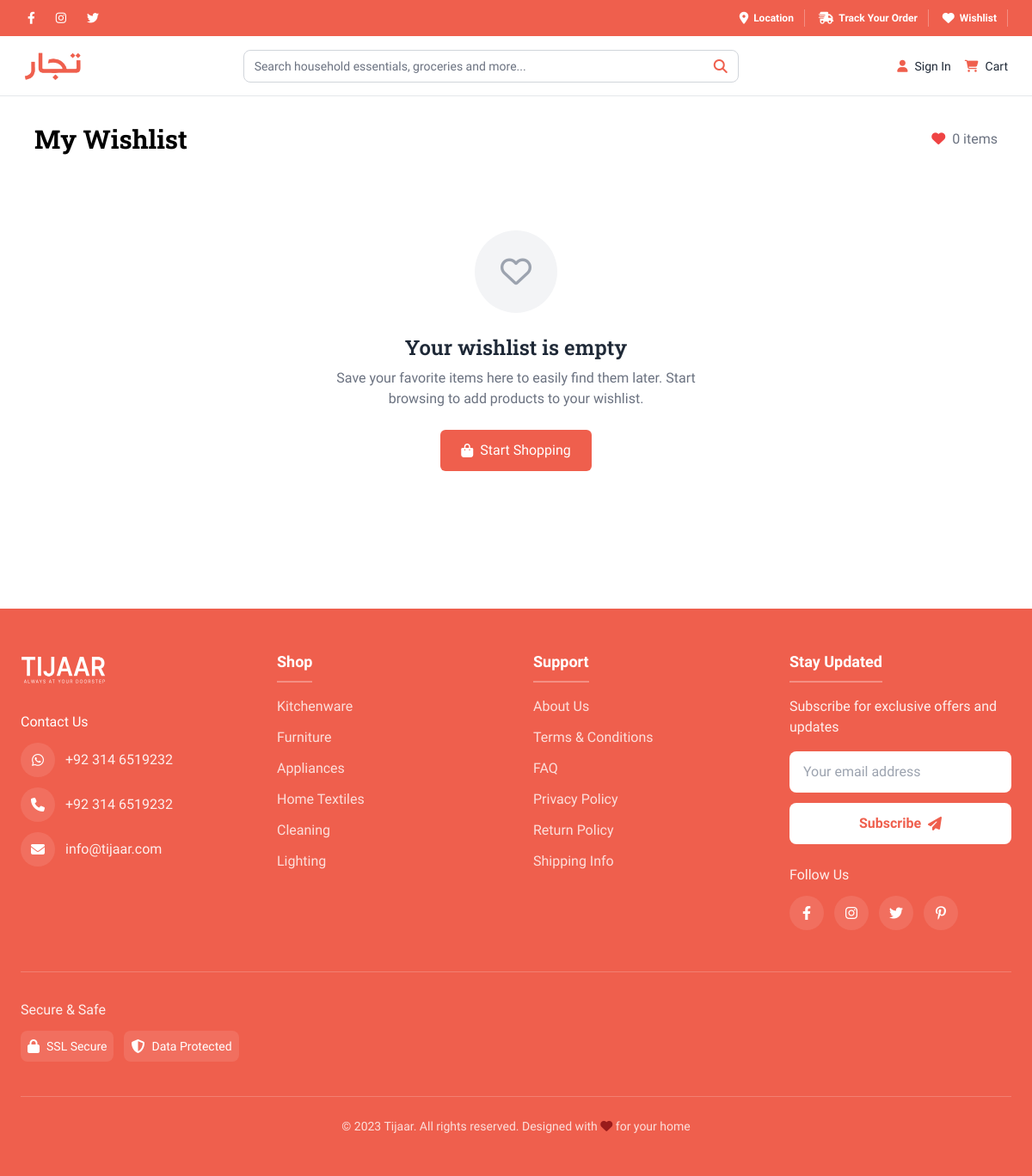
/wishlist/ (signed in), run on an earlier commit of the app's database.
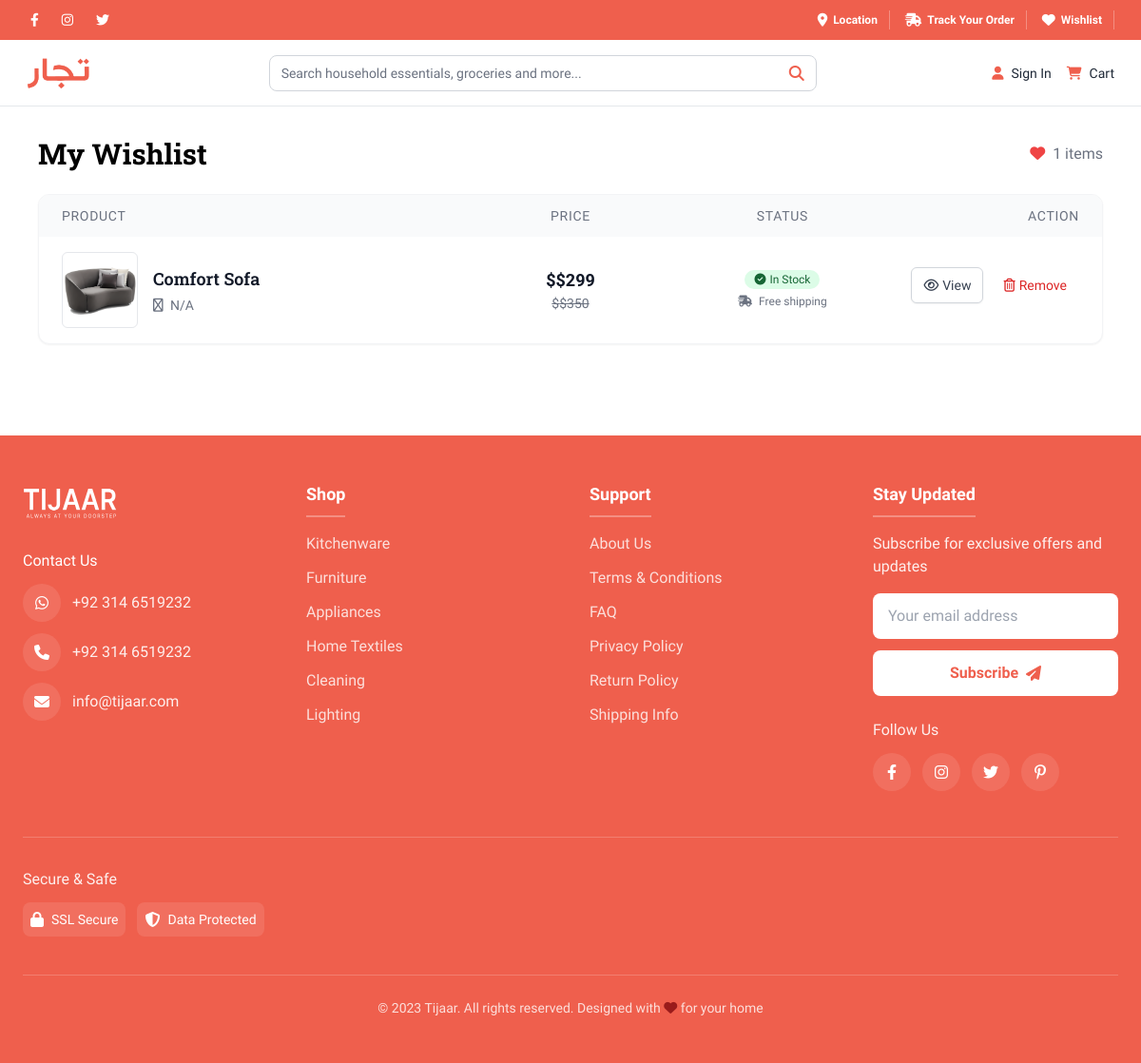
And on a later commit of the database.
### core/models.py (models this page shows, shortened)
class WishItem(models.Model):
    user = models.ForeignKey(User, on_delete=models.CASCADE)
    product = models.ForeignKey(FeaturedProduct, on_delete=models.CASCADE)
    quantity = models.SmallIntegerField(default=1)

class FeaturedProduct(models.Model):
    name = models.CharField(max_length=100)
    image = models.ImageField(upload_to='featured/')
    price = models.CharField(max_length=20)
    old_price = models.CharField(max_length=20, blank=True, null=True)
    discount = models.PositiveIntegerField(blank=True, null=True)
    badge = models.CharField(max_length=20, blank=True, null=True)
    rating = models.PositiveIntegerField(default=0)
    reviews_count = models.PositiveIntegerField(default=0)

### core/views.py (the view)
# urls.py: path('wishlist/', views.wishlist, name='wishlist'),
@login_required(login_url='form')
def wishlist(request):
    wishlist_items = WishItem.objects.filter(user=request.user)
    return render(request, 'wishlist.html', {
        'wishlist_items': wishlist_items,
        'wishlist_count': wishlist_items.count(),
    })

### templates/wishlist.html (shortened to what this page needs)
{% extends 'base.html' %}
{% block body %}
{% load static %}
<section class="max-w-6xl mx-auto px-4 py-8">
    <div class="flex justify-between items-center mb-6">
        <h1 class="text-3xl font-bold">My Wishlist</h1>
        <span class="text-gray-500">
            <i class="fas fa-heart mr-1 text-red-500"></i> {{ wishlist_items|length }} items
        </span>
    </div>
    {% if wishlist_items %}
    <div class="bg-white rounded-xl shadow-sm border border-gray-100 overflow-hidden">
        <div class="hidden md:grid grid-cols-12 bg-gray-50 px-6 py-3 text-sm font-medium text-gray-500 uppercase tracking-wider">
            <div class="col-span-5">Product</div>
            <div class="col-span-2 text-center">Price</div>
            <div class="col-span-3 text-center">Status</div>
            <div class="col-span-2 text-right">Action</div>
        </div>
        {% for item in wishlist_items %}
        <div class="grid grid-cols-1 md:grid-cols-12 px-6 py-4 border-b border-gray-100 last:border-b-0 hover:bg-gray-50 transition-colors">
            <div class="col-span-5 flex items-center">
                <div class="flex-shrink-0 w-16 h-16 md:w-20 md:h-20 rounded-md overflow-hidden border border-gray-200">
                    <img src="{{ item.product.image.url }}" alt="{{ item.product.name }}"
                         class="w-full h-full object-cover">
                </div>
                <div class="ml-4">
                    <h3 class="text-lg font-semibold text-gray-900">
                        <a href="{% url 'productDetail' %}">
                            {{ item.product.name }}
                        </a>
                    </h3>
                    <p class="text-gray-500 text-sm mt-1">
                        <i class="far fa-barcode mr-1"></i>
                        {{ item.product.sku|default:"N/A" }}
                    </p>
                </div>
            </div>
            <div class="col-span-2 flex md:block items-center justify-between mt-4 md:mt-0">
                <div class="text-center mt-2 md:mt-4">
                    <span class="text-lg font-semibold text-gray-900">
                        ${{ item.product.price }}
                    </span>
                    {% if item.product.old_price %}
                    <p class="text-sm text-gray-500 line-through">
                        ${{ item.product.old_price }}
                    </p>
                    {% endif %}
                </div>
            </div>
            <div class="col-span-3 flex md:block items-center justify-between mt-4 md:mt-0">
                <div class="text-center mt-2 md:mt-4">
                    <span class="inline-flex items-center px-2.5 py-0.5 rounded-full text-xs font-medium bg-green-100 text-green-800">
                        <i class="fas fa-check-circle mr-1"></i> In Stock
                    </span>
                    <p class="text-xs text-gray-500 mt-1">
                        <i class="fas fa-shipping-fast mr-1"></i> Free shipping
                    </p>
                </div>
            </div>
            <div class="col-span-2 flex md:block items-center justify-between mt-4 md:mt-0">
                <div class="flex md:justify-end space-x-2 mt-2 md:mt-4">
                    <a href="{% url 'productDetail' %}"
                       class="inline-flex items-center px-3 py-2 border border-gray-300 shadow-sm text-sm font-medium rounded-md text-gray-700 bg-white hover:bg-gray-50">
                        <i class="far fa-eye mr-1"></i> View
                    </a>
                    <form action="{% url 'remove_from_wishlist' item.id %}" method="POST" class="inline">
                        <button type="submit"
                                class="inline-flex items-center px-3 py-2 border border-transparent text-sm font-medium rounded-md text-red-600 hover:text-red-800">
                            <i class="far fa-trash-alt mr-1"></i> Remove
                        </button>
                    </form>
                </div>
            </div>
        </div>
        {% endfor %}
    </div>
    {% else %}
    <div class="text-center py-16">
        <div class="mx-auto w-24 h-24 bg-gray-100 rounded-full flex items-center justify-center mb-6">
            <i class="far fa-heart text-4xl text-gray-400"></i>
        </div>
        <h2 class="text-2xl font-semibold text-gray-800 mb-2">Your wishlist is empty</h2>
        <p class="text-gray-500 mb-6 max-w-md mx-auto">
            Save your favorite items here to easily find them later. Start browsing to add products to your wishlist.
        </p>
        <a href="{% url 'products' %}"
           class="inline-flex items-center px-6 py-3 bg-primary text-white font-medium rounded-md">
            <i class="fas fa-shopping-bag mr-2"></i> Start Shopping
        </a>
    </div>
    {% endif %}
</section>
{% endblock body %}

What changed in the data, as far as the page shows it:
added WishItem: product.image (picture), product.name "Comfort Sofa", product.sku "N/A", product.price "$299", product.old_price "$350"
Also different on the page:
{{ wishlist_items|length }}: "0" → "1"
text no longer shown: "Your wishlist is empty Save your favorite items here to easily find them later. Start browsing to add products to your wishlist. Start Shopping"
text now shown: "PRODUCT PRICE STATUS ACTION"
